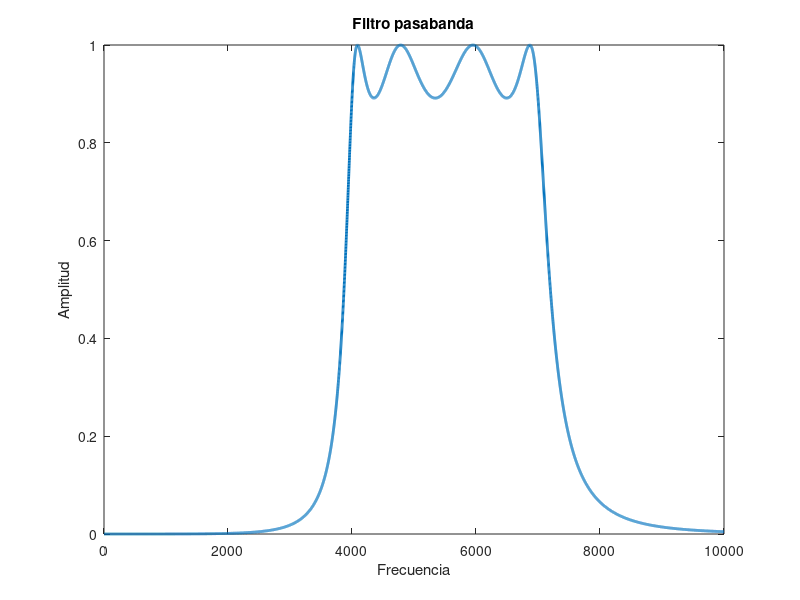

MATLAB code for this plot:
%Filtro pasabanda
clc, clear all
fsim=40000;
Rp=1;
Rs=20;
Wp=(2.*[4000 7000])/fsim;   %Frecuencias de paso
Ws=(2.*[3000 8000])/fsim;   %Frecuencias de corte
%Chevychev I
[N, Wn]=cheb1ord(Wp,Ws,Rp,Rs);
[b, a]=cheby1(N,Rp,Wn);
%>>>>>>>>------------<<<<<<<
f=0:1:10000;
H=freqz(b,a,f,fsim);
%Grafica
plot(f,abs(H),'linewidth',2);
title('Filtro pasabanda');
xlabel('Frecuencia');
ylabel('Amplitud');